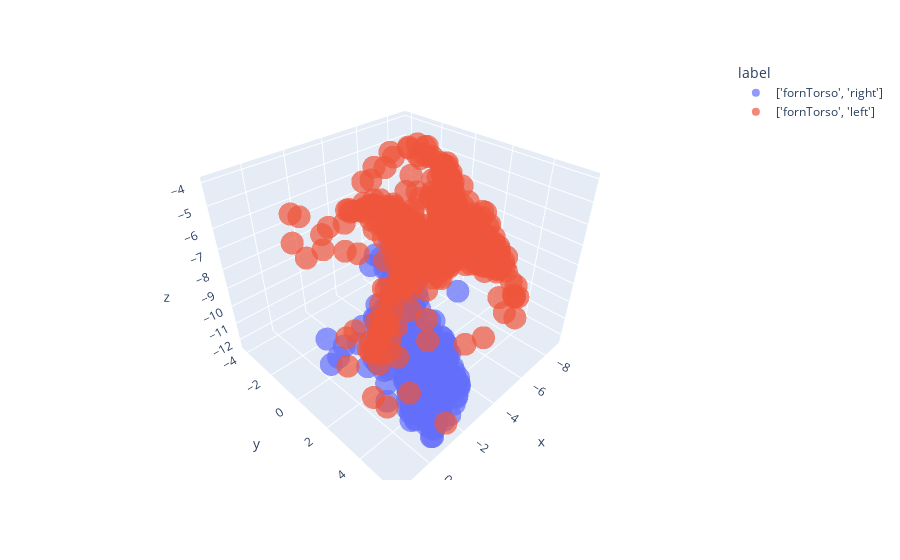

The notebook cell this image was saved under:
### Code cell
df = pd.concat([df5, df6])
fig = px.scatter_3d(df, x='x', y='y', z='z', color='label',opacity=.7)
fig.show()

### Figure 1 — Plotly figure (JSON) as saved in the notebook; plotly's stock layout.template omitted (floating-point values rounded to 4 significant figures; data arrays with more than 128 entries replaced by an {"elided": "..."} marker saying what was removed)
{"data": [{"hovertemplate": "label=['fornTorso', 'right']<br>x=%{x}<br>y=%{y}<br>z=%{z}<extra></extra>", "legendgroup": "['fornTorso', 'right']", "marker": {"color": "#636efa", "opacity": 0.7, "symbol": "circle"}, "mode": "markers", "name": "['fornTorso', 'right']", "scene": "scene", "showlegend": true, "type": "scatter3d", "x": {"elided": "802 float values"}, "y": {"elided": "802 float values"}, "z": {"elided": "802 float values"}}, {"hovertemplate": "label=['fornTorso', 'left']<br>x=%{x}<br>y=%{y}<br>z=%{z}<extra></extra>", "legendgroup": "['fornTorso', 'left']", "marker": {"color": "#EF553B", "opacity": 0.7, "symbol": "circle"}, "mode": "markers", "name": "['fornTorso', 'left']", "scene": "scene", "showlegend": true, "type": "scatter3d", "x": {"elided": "688 float values"}, "y": {"elided": "688 float values"}, "z": {"elided": "688 float values"}}], "layout": {"legend": {"title": {"text": "label"}, "tracegroupgap": 0}, "margin": {"t": 60}, "scene": {"domain": {"x": [0, 1], "y": [0, 1]}, "xaxis": {"title": {"text": "x"}}, "yaxis": {"title": {"text": "y"}}, "zaxis": {"title": {"text": "z"}}}}}
